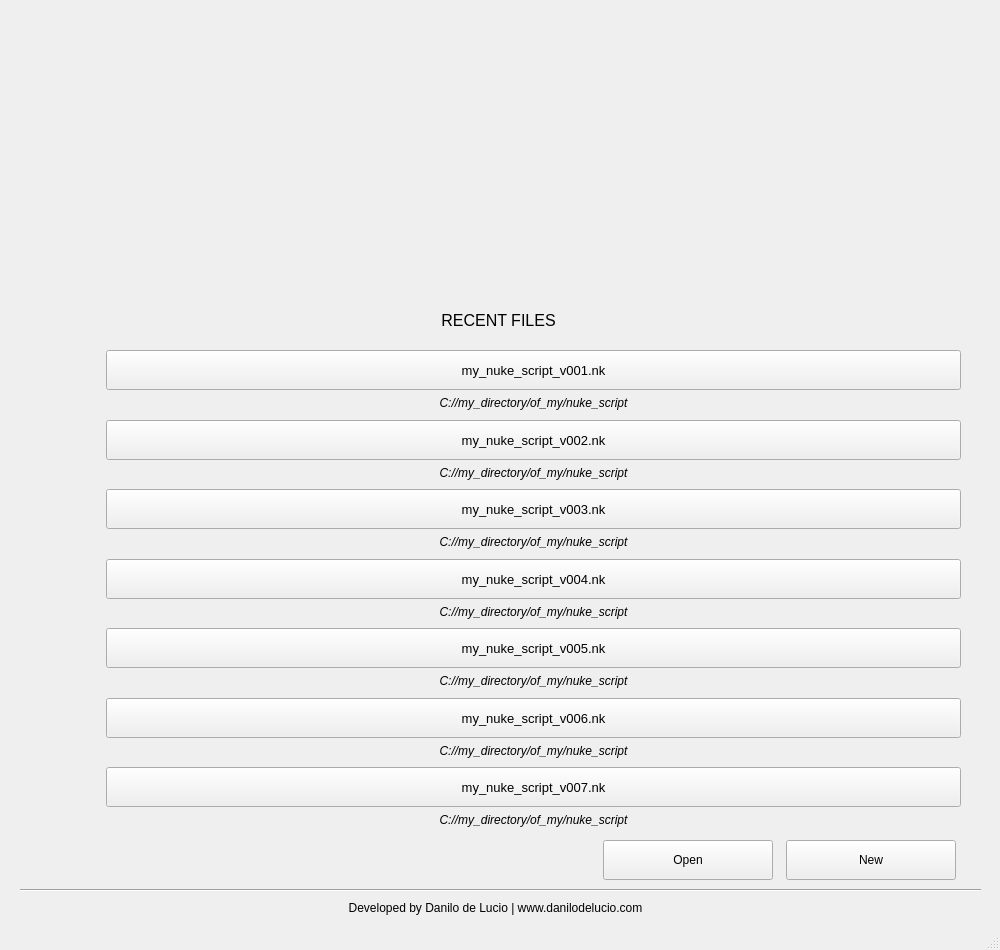
<?xml version="1.0" encoding="UTF-8"?>
<ui version="4.0">
 <class>MainWindow</class>
 <widget class="QMainWindow" name="MainWindow">
  <property name="geometry">
   <rect>
    <x>0</x>
    <y>0</y>
    <width>1000</width>
    <height>950</height>
   </rect>
  </property>
  <property name="minimumSize">
   <size>
    <width>1000</width>
    <height>950</height>
   </size>
  </property>
  <property name="maximumSize">
   <size>
    <width>1000</width>
    <height>950</height>
   </size>
  </property>
  <property name="windowTitle">
   <string>Nuke Start Screen</string>
  </property>
  <widget class="QWidget" name="centralwidget">
   <widget class="QLabel" name="label_footer">
    <property name="geometry">
     <rect>
      <x>10</x>
      <y>900</y>
      <width>971</width>
      <height>16</height>
     </rect>
    </property>
    <property name="text">
     <string>Developed by Danilo de Lucio | www.danilodelucio.com</string>
    </property>
    <property name="alignment">
     <set>Qt::AlignCenter</set>
    </property>
   </widget>
   <widget class="QLabel" name="label_cover">
    <property name="geometry">
     <rect>
      <x>0</x>
      <y>0</y>
      <width>1001</width>
      <height>300</height>
     </rect>
    </property>
    <property name="minimumSize">
     <size>
      <width>0</width>
      <height>300</height>
     </size>
    </property>
    <property name="font">
     <font>
      <pointsize>20</pointsize>
     </font>
    </property>
    <property name="layoutDirection">
     <enum>Qt::LeftToRight</enum>
    </property>
    <property name="styleSheet">
     <string notr="true">QLabel {
background-image: url(:/imgs/imgs/cover.png);
background-repeat: no-repeat;
}</string>
    </property>
    <property name="text">
     <string/>
    </property>
    <property name="alignment">
     <set>Qt::AlignCenter</set>
    </property>
   </widget>
   <widget class="QWidget" name="layoutWidget">
    <property name="geometry">
     <rect>
      <x>600</x>
      <y>840</y>
      <width>361</width>
      <height>41</height>
     </rect>
    </property>
    <layout class="QGridLayout" name="gridLayout_2">
     <property name="leftMargin">
      <number>0</number>
     </property>
     <property name="topMargin">
      <number>0</number>
     </property>
     <property name="rightMargin">
      <number>0</number>
     </property>
     <property name="horizontalSpacing">
      <number>10</number>
     </property>
     <property name="verticalSpacing">
      <number>0</number>
     </property>
     <item row="1" column="1">
      <widget class="QPushButton" name="pushButton_new">
       <property name="minimumSize">
        <size>
         <width>170</width>
         <height>40</height>
        </size>
       </property>
       <property name="maximumSize">
        <size>
         <width>170</width>
         <height>40</height>
        </size>
       </property>
       <property name="cursor">
        <cursorShape>PointingHandCursor</cursorShape>
       </property>
       <property name="text">
        <string>New</string>
       </property>
      </widget>
     </item>
     <item row="1" column="0">
      <widget class="QPushButton" name="pushButton_open">
       <property name="minimumSize">
        <size>
         <width>170</width>
         <height>40</height>
        </size>
       </property>
       <property name="maximumSize">
        <size>
         <width>170</width>
         <height>40</height>
        </size>
       </property>
       <property name="cursor">
        <cursorShape>PointingHandCursor</cursorShape>
       </property>
       <property name="text">
        <string>Open</string>
       </property>
      </widget>
     </item>
    </layout>
   </widget>
   <widget class="QLabel" name="label_recent_files">
    <property name="geometry">
     <rect>
      <x>38</x>
      <y>290</y>
      <width>921</width>
      <height>61</height>
     </rect>
    </property>
    <property name="font">
     <font>
      <pointsize>12</pointsize>
     </font>
    </property>
    <property name="text">
     <string>RECENT FILES</string>
    </property>
    <property name="alignment">
     <set>Qt::AlignCenter</set>
    </property>
   </widget>
   <widget class="Line" name="line">
    <property name="geometry">
     <rect>
      <x>20</x>
      <y>880</y>
      <width>961</width>
      <height>20</height>
     </rect>
    </property>
    <property name="minimumSize">
     <size>
      <width>0</width>
      <height>10</height>
     </size>
    </property>
    <property name="orientation">
     <enum>Qt::Horizontal</enum>
    </property>
   </widget>
   <widget class="QWidget" name="layoutWidget">
    <property name="geometry">
     <rect>
      <x>40</x>
      <y>350</y>
      <width>921</width>
      <height>481</height>
     </rect>
    </property>
    <layout class="QGridLayout" name="gridLayout_3">
     <item row="0" column="1">
      <widget class="QPushButton" name="pushButton_filename_1">
       <property name="enabled">
        <bool>true</bool>
       </property>
       <property name="minimumSize">
        <size>
         <width>0</width>
         <height>40</height>
        </size>
       </property>
       <property name="font">
        <font>
         <pointsize>10</pointsize>
        </font>
       </property>
       <property name="cursor">
        <cursorShape>PointingHandCursor</cursorShape>
       </property>
       <property name="toolTip">
        <string>Import into the current Nuke script</string>
       </property>
       <property name="styleSheet">
        <string notr="true"/>
       </property>
       <property name="text">
        <string>my_nuke_script_v001.nk</string>
       </property>
      </widget>
     </item>
     <item row="3" column="1">
      <widget class="QLabel" name="label_filepath_2">
       <property name="font">
        <font>
         <italic>true</italic>
        </font>
       </property>
       <property name="text">
        <string>C://my_directory/of_my/nuke_script</string>
       </property>
       <property name="alignment">
        <set>Qt::AlignHCenter|Qt::AlignTop</set>
       </property>
      </widget>
     </item>
     <item row="10" column="0">
      <widget class="QPushButton" name="pushButton_explorer_6">
       <property name="minimumSize">
        <size>
         <width>60</width>
         <height>40</height>
        </size>
       </property>
       <property name="maximumSize">
        <size>
         <width>60</width>
         <height>40</height>
        </size>
       </property>
       <property name="cursor">
        <cursorShape>PointingHandCursor</cursorShape>
       </property>
       <property name="toolTip">
        <string>Open in Explorer</string>
       </property>
       <property name="text">
        <string/>
       </property>
       <property name="icon">
        <iconset>
         <normaloff>imgs/folder.png</normaloff>imgs/folder.png</iconset>
       </property>
       <property name="iconSize">
        <size>
         <width>40</width>
         <height>40</height>
        </size>
       </property>
       <property name="flat">
        <bool>true</bool>
       </property>
      </widget>
     </item>
     <item row="1" column="1">
      <widget class="QLabel" name="label_filepath_1">
       <property name="font">
        <font>
         <italic>true</italic>
        </font>
       </property>
       <property name="text">
        <string>C://my_directory/of_my/nuke_script</string>
       </property>
       <property name="alignment">
        <set>Qt::AlignHCenter|Qt::AlignTop</set>
       </property>
      </widget>
     </item>
     <item row="7" column="1">
      <widget class="QLabel" name="label_filepath_4">
       <property name="font">
        <font>
         <italic>true</italic>
        </font>
       </property>
       <property name="text">
        <string>C://my_directory/of_my/nuke_script</string>
       </property>
       <property name="alignment">
        <set>Qt::AlignHCenter|Qt::AlignTop</set>
       </property>
      </widget>
     </item>
     <item row="12" column="1">
      <widget class="QPushButton" name="pushButton_filename_7">
       <property name="minimumSize">
        <size>
         <width>0</width>
         <height>40</height>
        </size>
       </property>
       <property name="font">
        <font>
         <pointsize>10</pointsize>
        </font>
       </property>
       <property name="cursor">
        <cursorShape>PointingHandCursor</cursorShape>
       </property>
       <property name="toolTip">
        <string>Import into the current Nuke script</string>
       </property>
       <property name="text">
        <string>my_nuke_script_v007.nk</string>
       </property>
      </widget>
     </item>
     <item row="5" column="1">
      <widget class="QLabel" name="label_filepath_3">
       <property name="font">
        <font>
         <italic>true</italic>
        </font>
       </property>
       <property name="text">
        <string>C://my_directory/of_my/nuke_script</string>
       </property>
       <property name="alignment">
        <set>Qt::AlignHCenter|Qt::AlignTop</set>
       </property>
      </widget>
     </item>
     <item row="0" column="0">
      <widget class="QPushButton" name="pushButton_explorer_1">
       <property name="minimumSize">
        <size>
         <width>60</width>
         <height>40</height>
        </size>
       </property>
       <property name="maximumSize">
        <size>
         <width>60</width>
         <height>40</height>
        </size>
       </property>
       <property name="cursor">
        <cursorShape>PointingHandCursor</cursorShape>
       </property>
       <property name="toolTip">
        <string>Open in Explorer</string>
       </property>
       <property name="text">
        <string/>
       </property>
       <property name="icon">
        <iconset>
         <normaloff>imgs/folder.png</normaloff>imgs/folder.png</iconset>
       </property>
       <property name="iconSize">
        <size>
         <width>40</width>
         <height>40</height>
        </size>
       </property>
       <property name="autoDefault">
        <bool>false</bool>
       </property>
       <property name="default">
        <bool>false</bool>
       </property>
       <property name="flat">
        <bool>true</bool>
       </property>
      </widget>
     </item>
     <item row="9" column="1">
      <widget class="QLabel" name="label_filepath_5">
       <property name="font">
        <font>
         <italic>true</italic>
        </font>
       </property>
       <property name="text">
        <string>C://my_directory/of_my/nuke_script</string>
       </property>
       <property name="alignment">
        <set>Qt::AlignHCenter|Qt::AlignTop</set>
       </property>
      </widget>
     </item>
     <item row="2" column="0">
      <widget class="QPushButton" name="pushButton_explorer_2">
       <property name="minimumSize">
        <size>
         <width>60</width>
         <height>40</height>
        </size>
       </property>
       <property name="maximumSize">
        <size>
         <width>60</width>
         <height>40</height>
        </size>
       </property>
       <property name="cursor">
        <cursorShape>PointingHandCursor</cursorShape>
       </property>
       <property name="toolTip">
        <string>Open in Explorer</string>
       </property>
       <property name="text">
        <string/>
       </property>
       <property name="icon">
        <iconset>
         <normaloff>imgs/folder.png</normaloff>imgs/folder.png</iconset>
       </property>
       <property name="iconSize">
        <size>
         <width>40</width>
         <height>40</height>
        </size>
       </property>
       <property name="flat">
        <bool>true</bool>
       </property>
      </widget>
     </item>
     <item row="8" column="1">
      <widget class="QPushButton" name="pushButton_filename_5">
       <property name="minimumSize">
        <size>
         <width>0</width>
         <height>40</height>
        </size>
       </property>
       <property name="font">
        <font>
         <pointsize>10</pointsize>
        </font>
       </property>
       <property name="cursor">
        <cursorShape>PointingHandCursor</cursorShape>
       </property>
       <property name="toolTip">
        <string>Import into the current Nuke script</string>
       </property>
       <property name="text">
        <string>my_nuke_script_v005.nk</string>
       </property>
      </widget>
     </item>
     <item row="10" column="1">
      <widget class="QPushButton" name="pushButton_filename_6">
       <property name="minimumSize">
        <size>
         <width>0</width>
         <height>40</height>
        </size>
       </property>
       <property name="font">
        <font>
         <pointsize>10</pointsize>
        </font>
       </property>
       <property name="cursor">
        <cursorShape>PointingHandCursor</cursorShape>
       </property>
       <property name="toolTip">
        <string>Import into the current Nuke script</string>
       </property>
       <property name="text">
        <string>my_nuke_script_v006.nk</string>
       </property>
      </widget>
     </item>
     <item row="2" column="1">
      <widget class="QPushButton" name="pushButton_filename_2">
       <property name="minimumSize">
        <size>
         <width>0</width>
         <height>40</height>
        </size>
       </property>
       <property name="font">
        <font>
         <pointsize>10</pointsize>
        </font>
       </property>
       <property name="cursor">
        <cursorShape>PointingHandCursor</cursorShape>
       </property>
       <property name="toolTip">
        <string>Import into the current Nuke script</string>
       </property>
       <property name="text">
        <string>my_nuke_script_v002.nk</string>
       </property>
      </widget>
     </item>
     <item row="13" column="1">
      <widget class="QLabel" name="label_filepath_7">
       <property name="font">
        <font>
         <italic>true</italic>
        </font>
       </property>
       <property name="text">
        <string>C://my_directory/of_my/nuke_script</string>
       </property>
       <property name="alignment">
        <set>Qt::AlignHCenter|Qt::AlignTop</set>
       </property>
      </widget>
     </item>
     <item row="8" column="0">
      <widget class="QPushButton" name="pushButton_explorer_5">
       <property name="minimumSize">
        <size>
         <width>60</width>
         <height>40</height>
        </size>
       </property>
       <property name="maximumSize">
        <size>
         <width>60</width>
         <height>40</height>
        </size>
       </property>
       <property name="cursor">
        <cursorShape>PointingHandCursor</cursorShape>
       </property>
       <property name="toolTip">
        <string>Open in Explorer</string>
       </property>
       <property name="text">
        <string/>
       </property>
       <property name="icon">
        <iconset>
         <normaloff>imgs/folder.png</normaloff>imgs/folder.png</iconset>
       </property>
       <property name="iconSize">
        <size>
         <width>40</width>
         <height>40</height>
        </size>
       </property>
       <property name="flat">
        <bool>true</bool>
       </property>
      </widget>
     </item>
     <item row="6" column="0">
      <widget class="QPushButton" name="pushButton_explorer_4">
       <property name="minimumSize">
        <size>
         <width>60</width>
         <height>40</height>
        </size>
       </property>
       <property name="maximumSize">
        <size>
         <width>60</width>
         <height>40</height>
        </size>
       </property>
       <property name="cursor">
        <cursorShape>PointingHandCursor</cursorShape>
       </property>
       <property name="toolTip">
        <string>Open in Explorer</string>
       </property>
       <property name="text">
        <string/>
       </property>
       <property name="icon">
        <iconset>
         <normaloff>imgs/folder.png</normaloff>imgs/folder.png</iconset>
       </property>
       <property name="iconSize">
        <size>
         <width>40</width>
         <height>40</height>
        </size>
       </property>
       <property name="flat">
        <bool>true</bool>
       </property>
      </widget>
     </item>
     <item row="4" column="0">
      <widget class="QPushButton" name="pushButton_explorer_3">
       <property name="minimumSize">
        <size>
         <width>60</width>
         <height>40</height>
        </size>
       </property>
       <property name="maximumSize">
        <size>
         <width>60</width>
         <height>40</height>
        </size>
       </property>
       <property name="cursor">
        <cursorShape>PointingHandCursor</cursorShape>
       </property>
       <property name="toolTip">
        <string>Open in Explorer</string>
       </property>
       <property name="text">
        <string/>
       </property>
       <property name="icon">
        <iconset>
         <normaloff>imgs/folder.png</normaloff>imgs/folder.png</iconset>
       </property>
       <property name="iconSize">
        <size>
         <width>40</width>
         <height>40</height>
        </size>
       </property>
       <property name="flat">
        <bool>true</bool>
       </property>
      </widget>
     </item>
     <item row="12" column="0">
      <widget class="QPushButton" name="pushButton_explorer_7">
       <property name="minimumSize">
        <size>
         <width>60</width>
         <height>40</height>
        </size>
       </property>
       <property name="maximumSize">
        <size>
         <width>60</width>
         <height>40</height>
        </size>
       </property>
       <property name="cursor">
        <cursorShape>PointingHandCursor</cursorShape>
       </property>
       <property name="toolTip">
        <string>Open in Explorer</string>
       </property>
       <property name="text">
        <string/>
       </property>
       <property name="icon">
        <iconset>
         <normaloff>imgs/folder.png</normaloff>imgs/folder.png</iconset>
       </property>
       <property name="iconSize">
        <size>
         <width>40</width>
         <height>40</height>
        </size>
       </property>
       <property name="flat">
        <bool>true</bool>
       </property>
      </widget>
     </item>
     <item row="4" column="1">
      <widget class="QPushButton" name="pushButton_filename_3">
       <property name="minimumSize">
        <size>
         <width>0</width>
         <height>40</height>
        </size>
       </property>
       <property name="font">
        <font>
         <pointsize>10</pointsize>
        </font>
       </property>
       <property name="cursor">
        <cursorShape>PointingHandCursor</cursorShape>
       </property>
       <property name="toolTip">
        <string>Import into the current Nuke script</string>
       </property>
       <property name="text">
        <string>my_nuke_script_v003.nk</string>
       </property>
      </widget>
     </item>
     <item row="11" column="1">
      <widget class="QLabel" name="label_filepath_6">
       <property name="font">
        <font>
         <italic>true</italic>
        </font>
       </property>
       <property name="text">
        <string>C://my_directory/of_my/nuke_script</string>
       </property>
       <property name="alignment">
        <set>Qt::AlignHCenter|Qt::AlignTop</set>
       </property>
      </widget>
     </item>
     <item row="6" column="1">
      <widget class="QPushButton" name="pushButton_filename_4">
       <property name="minimumSize">
        <size>
         <width>0</width>
         <height>40</height>
        </size>
       </property>
       <property name="font">
        <font>
         <pointsize>10</pointsize>
        </font>
       </property>
       <property name="cursor">
        <cursorShape>PointingHandCursor</cursorShape>
       </property>
       <property name="toolTip">
        <string>Import into the current Nuke script</string>
       </property>
       <property name="text">
        <string>my_nuke_script_v004.nk</string>
       </property>
      </widget>
     </item>
    </layout>
   </widget>
  </widget>
  <widget class="QStatusBar" name="statusbar"/>
 </widget>
 <resources>
  <include location="nkss_resource.qrc"/>
 </resources>
 <connections/>
</ui>
